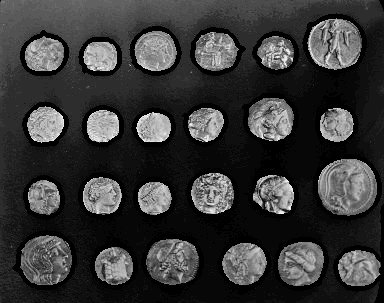
#> input picture CV-3-31/test/input.jpg, 384 x 303 px
$ python brightness_and_contrast.py ../test/input.jpg
#> lines starting #> are read from the running program, lines starting #| are printed output that depends on the picture
import cv2
import numpy as np
import matplotlib.pyplot as plt
import argparse
import sys
import os

def load_image(image_path):
    """Загрузка изображения в цветном формате
        Args:
            image_path (str): Путь к файлу изображения для загрузки

        Returns:
            Загруженное изображение в формате RGB.

        Raises:
            FileNotFoundError - Если файл не существует.
            IsADirectoryError - Если указанный путь является директорией, а не файлом.
            IOError - Если не удалось загрузить изображение.
    """
#> called with image_path = '../test/input.jpg'
    img_color = cv2.imread(image_path, cv2.IMREAD_COLOR)
#> img_color is the input picture: shape (303, 384, 3); min 0, max 34, mean 7.4

    if not os.path.exists(image_path):
        print(f"Ошибка: Файл '{image_path}' не существует.")
        sys.exit(1)

    if not os.path.isfile(image_path):
        print(f"Ошибка: '{image_path}' является директорией, а не файлом.")
        sys.exit(1)

    if img_color is None:
        print(f"Ошибка: Не удалось загрузить изображение '{image_path}'.")
        sys.exit(1)

    # Конвертируем BGR в RGB для правильного отображения в matplotlib
    img_color_rgb = cv2.cvtColor(img_color, cv2.COLOR_BGR2RGB)

    return img_color_rgb


def adjust_brightness_contrast(img, alpha=1.0, beta=0):
    """
    Регулирует яркость и контраст изображения с помощью линейного преобразования.

    Формула преобразования: new_img = alpha * img + beta

    Parameters:
        img - Входное изображение.
        alpha : float - Коэффициент контраста.
        beta : int - Коэффициент яркости.

    Returns:
        Изображение с примененными корректировками яркости и контраста.

    Raises:
        TypeError - Если параметры alpha или beta не являются числами.
        ValueError-Если параметр alpha отрицательный.
    """
    # Проверка корректности параметров
    if not isinstance(alpha, (int, float)):
        raise TypeError("Ошибка: параметр alpha должен быть числом")

    if not isinstance(beta, (int, float)):
        raise TypeError("Ошибка: параметр beta должен быть числом")

    if alpha < 0:
        raise ValueError("Ошибка: параметр alpha (контраст) не может быть отрицательным")

    # Применяем преобразование: new_img = alpha * img + beta
    new_img = cv2.convertScaleAbs(img, alpha=alpha, beta=beta)
    return new_img

def display_images(original, adjusted, alpha, beta):
    """Отображение исходного и обработанного изображений
    Parameters:
        original - Исходное изображение в формате RGB.
        adjusted - Обработанное изображение с примененными корректировками.
        alpha  - Значение коэффициента контраста, использованное для обработки.
        beta - Значение коэффициента яркости, использованное для обработки.

    Raises:
        RuntimeError - Если произошла ошибка при отображении изображений.
    """
    try:
        fig, axes = plt.subplots(1, 2, figsize=(15, 5))

        # Отображаем исходное изображение
        axes[0].imshow(original)
        axes[0].set_title('Исходное изображение')

        # Отображаем обработанное изображение
        axes[1].imshow(adjusted)
        axes[1].set_title(f'Контраст: {alpha}, Яркость: {beta}')

        plt.show()
    except Exception as e:
        raise RuntimeError(f"Ошибка при отображении изображений: {str(e)}")

def main():
    """
    Основная функция программы для регулировки яркости и контраста изображения.

    Обрабатывает аргументы командной строки, загружает изображение,
    применяет корректировки и отображает результаты.
    """
    parser = argparse.ArgumentParser(description='Регулировка яркости и контраста изображения')
    parser.add_argument('input_image', help='Путь к исходному изображению')
    parser.add_argument('--alpha', type=float, default=1.5, help='Коэффициент контраста (по умолчанию: 1.5)')
    parser.add_argument('--beta', type=float, default=30, help='Коэффициент яркости (по умолчанию: 30)')
    args = parser.parse_args()

    # Загружаем изображение
    img_color = load_image(args.input_image)

    # Применяем преобразование к цветному изображению
    # Для цветного изображения нужно обработать каждый канал отдельно
    adjusted_color = np.zeros_like(img_color)
    for i in range(3):  # Обрабатываем каждый канал  RGB
        adjusted_color[:, :, i] = adjust_brightness_contrast(img_color[:, :, i],
                                                             alpha=args.alpha,
                                                             beta=args.beta)
#> this loop made 3 passes
#> pass 1, in adjust_brightness_contrast, `new_img = cv2.convertScaleAbs(img, alpha=alpha, beta=beta)`:
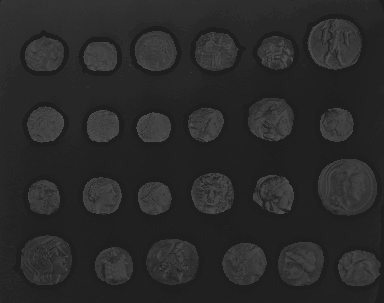
#> new_img: shape (303, 384); min 30, max 81, mean 41.1

    # Показываем цветное изображение
    display_images(img_color, adjusted_color, args.alpha, args.beta)
#> in display_images, `plt.show()`:
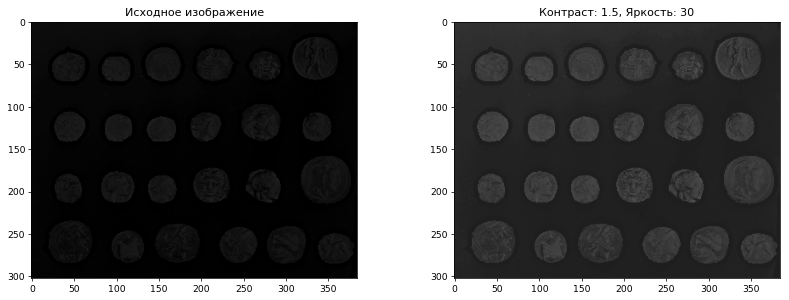
#> figure drawn by matplotlib, 2 panels

if __name__ == "__main__":
    main()
